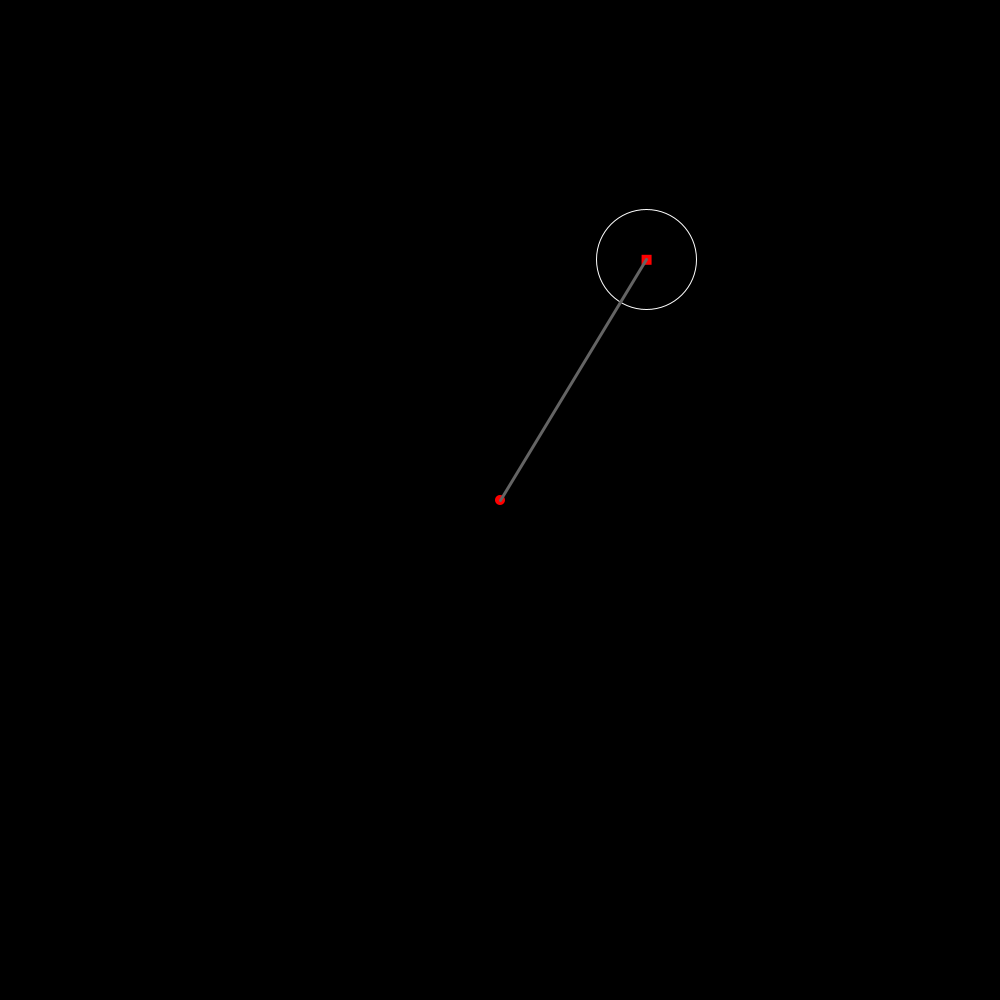
Frame 1 (no input)
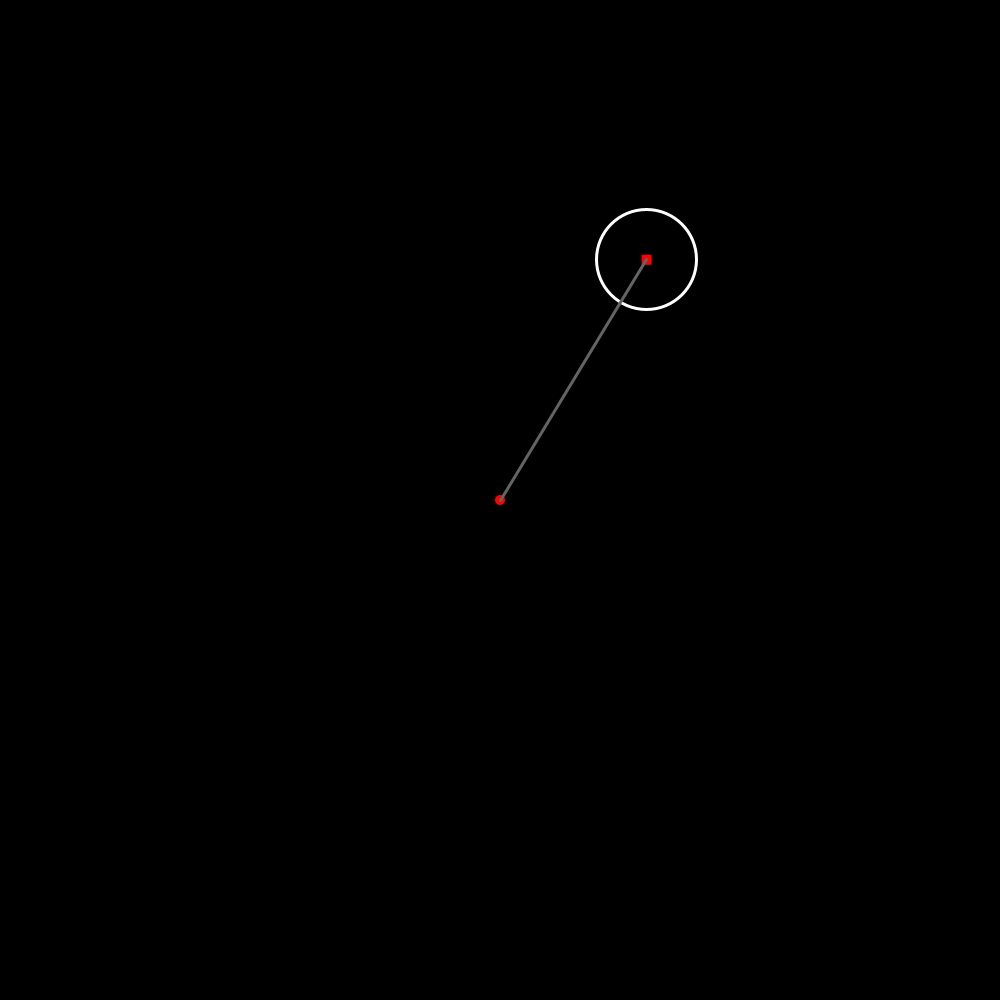
Frame 60 (the mouse pressed at the canvas centre just before this capture)
Frame 120 (the mouse held since frame 60 and released just before this capture): identical to frame 60, image omitted

The Processing sketch that drew these frames (run headless with seeded random() and noise(); from frame 60 on, the mouse is pressed at the canvas centre):

// Processing sketch: comeToPoint01
// ── comeToPoint01.pde
//  GSD 6349 Mapping II : Geosimulation
//  Havard University Graduate School of Design
//  Professor Robert Gerard Pietrusko
//  <rpietrusko@gsd.harvard.edu>
//  (c) Fall 2017 
//  Please cite author and course 
//  when using this library in any 
//  personal or professional project.

//  WEEK 09 : MAKE AN AGENT CHASE A POINT template

PVector target;
Agent a;

void setup()
{

    size(1000,1000);
    frameRate(30);
    
    a = new Agent ();
    target = new PVector (width/2, height/2);
}


void draw()
{

  background(0);
  
  fill(255, 0, 0);
  noStroke();
  ellipse( target.x, target.y, 10, 10);
  
  
  
  a.update( target );
  a.drawMe();
  
  noFill();
  stroke(100);
  strokeWeight (3);
  line(a.loc.x, a.loc.y,target.x,target.y);
  
}


void mousePressed()
{

}

// ── Agent.pde
class Agent{

      PVector loc;
      PVector vel;
      float nag;
      
  Agent()
  {

      init();
  }

  void init()
  {
      loc = new PVector (random (width), random(height) );
      vel = new PVector (random (-1,1),  random(-1,1)  );
      nag = random ( 2.0 );

  }

  void update( PVector target )
  {
    
      //loc.add( vel );
      
      float angle = calcRadians( target, loc);
      float xVel = cos( angle );
      float yVel = sin( angle );
      
  }
  
  
  
  void drawMe()
  {
      fill(255, 0,0);
      noStroke();
      rectMode(CENTER);
      rect (loc.x, loc.y, 10, 10 );
      
      
      noFill();
      stroke(255);
      ellipseMode(CENTER);
      ellipse(loc.x, loc.y, 100, 100);
  }


  float calcRadians( PVector target, PVector curr_loc )
  {
      float xDiff =   target.x  -   curr_loc.x;
      float yDiff = (-target.y) - (-curr_loc.y); // remember positive y on screen is opposite from mathematics
    
    // doing this in degrees to make it legible
    // SOH CAH TOA , we want TOA. Tan(angle_radians) = opposite/adjacent
    // therefore arctan, or atan(), to find angle
    // need if() statements to acount for all of the obtuse angles (>90_degrees)
    float angle_d = degrees(atan( yDiff / xDiff )); 
          angle_d = (xDiff < 0 ) ? 180+angle_d : (yDiff < 0 ) ? 360+angle_d : angle_d;
    
           return radians( angle_d );
  }



}
